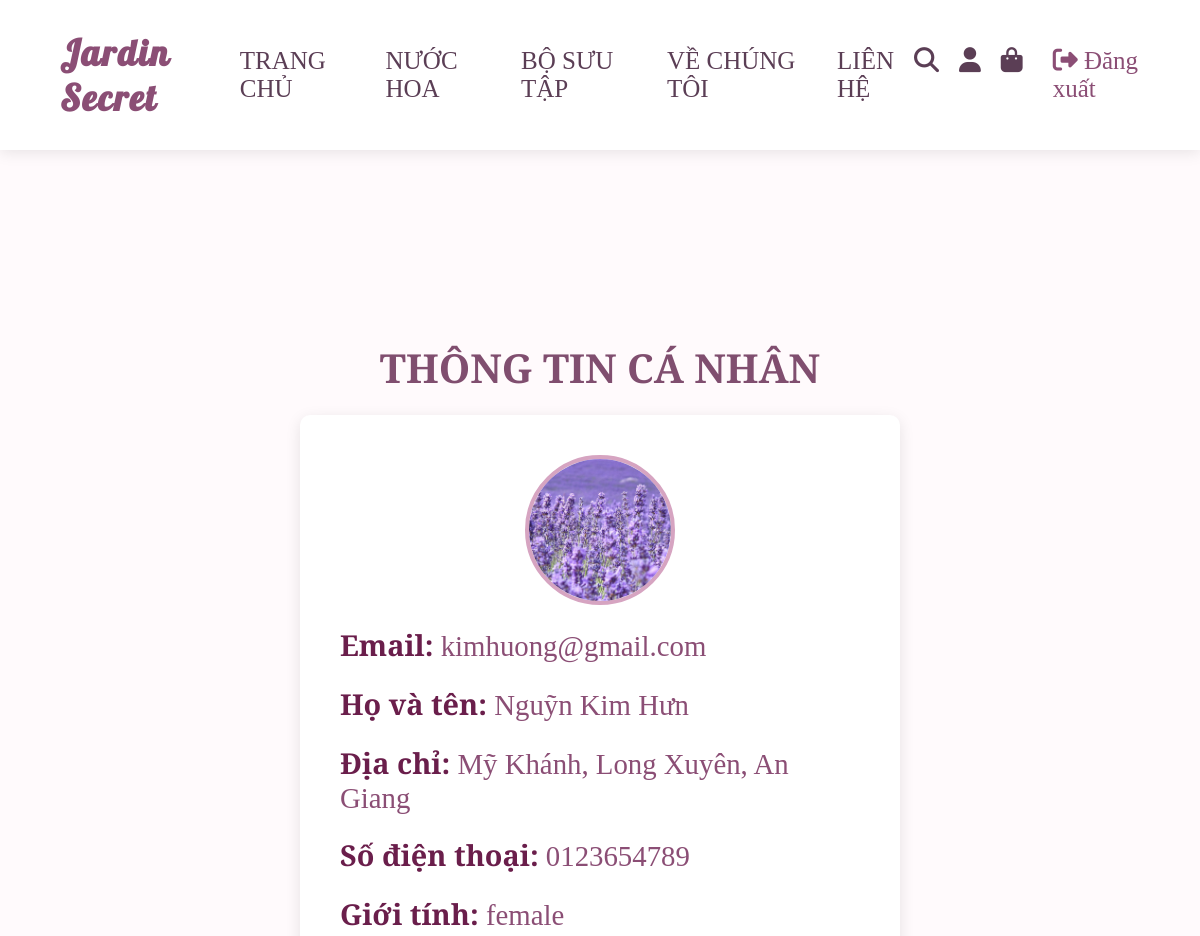
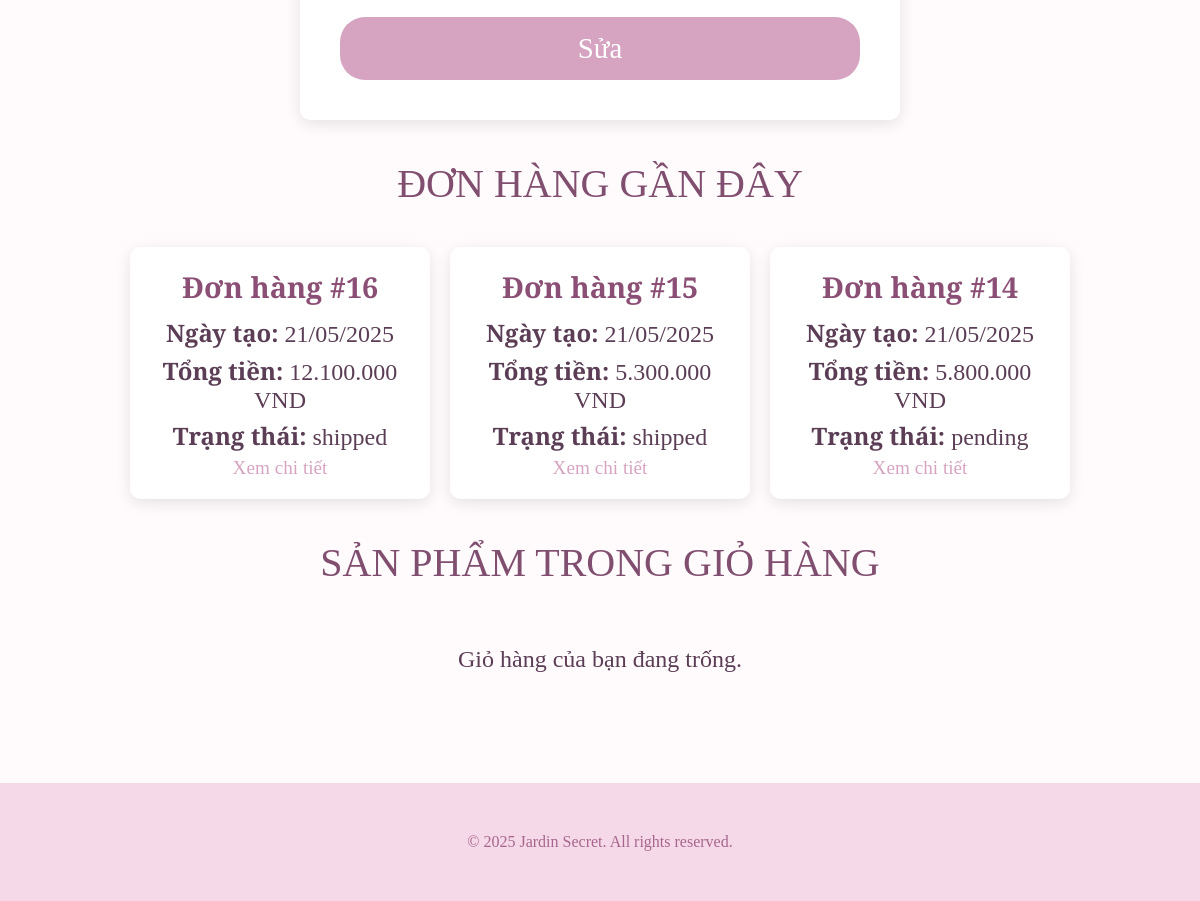
The app's page /profile.php (signed in) with its own data (2 pictures, top to bottom).
### tables this page shows
CREATE TABLE IF NOT EXISTS `customers` (
  `id` int(11) NOT NULL AUTO_INCREMENT,
  `user_id` int(11) NOT NULL,
  `full_name` varchar(100) NOT NULL,
  `address` text,
  `phone` varchar(20) DEFAULT NULL,
  `created_at` timestamp NOT NULL DEFAULT CURRENT_TIMESTAMP,
  `gender` varchar(10) DEFAULT NULL COMMENT 'Giới tính: Nam/Nữ/Khác',
  `avatar` varchar(255) DEFAULT NULL,
  PRIMARY KEY (`id`),
  KEY `user_id` (`user_id`)
);

CREATE TABLE IF NOT EXISTS `taikhoan` (
  `id` int(11) NOT NULL AUTO_INCREMENT,
  `tendangnhap` varchar(50) NOT NULL,
  `matkhau` varchar(255) NOT NULL,
  `vaitro` enum('admin','user') DEFAULT 'user',
  `email` varchar(255) DEFAULT NULL,
  `created_at` timestamp NOT NULL DEFAULT CURRENT_TIMESTAMP,
  PRIMARY KEY (`id`),
  UNIQUE KEY `tendangnhap` (`tendangnhap`),
  UNIQUE KEY `email` (`email`)
);

CREATE TABLE IF NOT EXISTS `orders` (
  `id` int(11) NOT NULL AUTO_INCREMENT,
  `user_id` int(11) DEFAULT NULL,
  `total_amount` decimal(10,2) NOT NULL,
  `status` enum('pending','processing','shipped','delivered','cancelled') DEFAULT 'pending',
  `created_at` timestamp NOT NULL DEFAULT CURRENT_TIMESTAMP,
  PRIMARY KEY (`id`),
  KEY `fk_orders_customer` (`user_id`)
);

### profile.php (the view, shortened to what this page needs)
<?php
require_once 'connect.php';
$user_id = isset($_SESSION['user_id']) ? $_SESSION['user_id'] : null;
try {
    $query_taikhoan = "SELECT email FROM taikhoan WHERE id = ?";
    $stmt_taikhoan = mysqli_prepare($conn, $query_taikhoan);
    mysqli_stmt_bind_param($stmt_taikhoan, 'i', $user_id);
    mysqli_stmt_execute($stmt_taikhoan);
    $result_taikhoan = mysqli_stmt_get_result($stmt_taikhoan);
    $taikhoan = mysqli_fetch_assoc($result_taikhoan);
    $query_customers = "SELECT * FROM customers WHERE user_id = ?";
    $stmt_customers = mysqli_prepare($conn, $query_customers);
    mysqli_stmt_bind_param($stmt_customers, 'i', $user_id);
    mysqli_stmt_execute($stmt_customers);
    $result_customers = mysqli_stmt_get_result($stmt_customers);
    $customers_data = mysqli_fetch_assoc($result_customers);
} catch (Exception $e) {
    $error = "Lỗi khi lấy thông tin: " . $e->getMessage();
    error_log("Lỗi lấy thông tin: " . $e->getMessage());
}
try {
    $query_orders = "SELECT * FROM orders WHERE user_id = ? ORDER BY created_at DESC LIMIT 3";
    $stmt_orders = mysqli_prepare($conn, $query_orders);
    mysqli_stmt_bind_param($stmt_orders, 'i', $user_id);
    mysqli_stmt_execute($stmt_orders);
    $result_orders = mysqli_stmt_get_result($stmt_orders);
    $orders = array();
    while ($row = mysqli_fetch_assoc($result_orders)) {
        $orders[] = $row;
    }
    $cart_items = array();
} catch (Exception $e) {
    $error = "Lỗi khi lấy dữ liệu khung: " . $e->getMessage();
    error_log("Lỗi lấy dữ liệu khung: " . $e->getMessage());
}
$edit_mode = false;
?>
<!DOCTYPE html>
<html lang="vi">
<head>
    <link rel="stylesheet" href="https://cdnjs.cloudflare.com/ajax/libs/font-awesome/6.4.0/css/all.min.css">
    <link rel="stylesheet" href="css/profile-style.css">
</head>
<body>
    <header>
        <nav>
            <div class="logo">Jardin Secret</div>
            <div class="nav-links">
                <a href="dashboard.php">TRANG CHỦ</a>
                <a href="products.php">NƯỚC HOA</a>
                <a href="collections.php">BỘ SƯU TẬP</a>
                <a href="about.php">VỀ CHÚNG TÔI</a>
                <a href="contact.php">LIÊN HỆ</a>
            </div>
            <div class="icons">
                <a href="search.php"><i class="fas fa-search"></i></a>
                <a href="profile.php"><i class="fas fa-user"></i></a>
                <a href="cart.php"><i class="fas fa-shopping-bag"></i></a>
                <a href="?logout=1" style="color: #8b4e75; text-decoration: none; margin-left: 10px;">
                    <i class="fas fa-sign-out-alt"></i> Đăng xuất
                </a>
            </div>
        </nav>
    </header>
    <section class="profile-container">
        <h1 class="section-title">THÔNG TIN CÁ NHÂN</h1>
        <div class="profile-content">
            <?php if (!$edit_mode): ?>
                <div class="avatar-section">
                    <div class="avatar-frame">
                        <?php
                        $base_url = '/LTW/';
                        $display_avatar = 'https://via.placeholder.com/150';
                        if (isset($customers_data['avatar']) && !empty($customers_data['avatar'])) {
                            $display_avatar = $base_url . $customers_data['avatar'];
                        } else {
                            error_log("Avatar không có trong database hoặc rỗng.");
                        }
                        ?>
                        <img src="<?php echo htmlspecialchars($display_avatar, ENT_QUOTES, 'UTF-8'); ?>" alt="Avatar" class="avatar-img">
                    </div>
                </div>
                <div class="info-display">
                    <p><strong>Email:</strong> <?php echo htmlspecialchars($taikhoan['email'], ENT_QUOTES, 'UTF-8'); ?></p>
                    <p><strong>Họ và tên:</strong> <?php echo htmlspecialchars($customers_data['full_name'], ENT_QUOTES, 'UTF-8'); ?></p>
                    <p><strong>Địa chỉ:</strong> <?php echo htmlspecialchars($customers_data['address'], ENT_QUOTES, 'UTF-8'); ?></p>
                    <p><strong>Số điện thoại:</strong> <?php echo htmlspecialchars($customers_data['phone'], ENT_QUOTES, 'UTF-8'); ?></p>
                    <p><strong>Giới tính:</strong> <?php echo htmlspecialchars($customers_data['gender'], ENT_QUOTES, 'UTF-8'); ?></p>
                    <form method="POST" action="">
                        <button type="submit" name="edit" class="save-btn">Sửa</button>
                    </form>
                </div>
            <?php endif; ?>
        </div>
        <div class="section-titlee">ĐƠN HÀNG GẦN ĐÂY</div>
        <div class="orders-grid">
            <?php if (empty($orders)): ?>
                <p class="no-data">Bạn chưa có đơn hàng nào.</p>
            <?php else: ?>
                <?php foreach ($orders as $order): ?>
                    <div class="order-card">
                        <h3>Đơn hàng #<?php echo htmlspecialchars($order['id'], ENT_QUOTES, 'UTF-8'); ?></h3>
                        <p><strong>Ngày tạo:</strong> <?php echo htmlspecialchars(date('d/m/Y', strtotime($order['created_at'])), ENT_QUOTES, 'UTF-8'); ?></p>
                        <p><strong>Tổng tiền:</strong> <?php echo number_format($order['total_amount'], 0, ',', '.') . ' VND'; ?></p>
                        <p><strong>Trạng thái:</strong> <?php echo htmlspecialchars($order['status'], ENT_QUOTES, 'UTF-8'); ?></p>
                        <a href="order_details.php?id=<?php echo $order['id']; ?>" class="view-details">Xem chi tiết</a>
                    </div>
                <?php endforeach; ?>
            <?php endif; ?>
        </div>
        <div class="section-titlee">SẢN PHẨM TRONG GIỎ HÀNG</div>
        <div class="cart-grid">
            <?php if (empty($cart_items)): ?>
                <p class="no-data">Giỏ hàng của bạn đang trống.</p>
            <?php endif; ?>
        </div>
    </section>
    <footer>
        <p>© <?php echo date("Y"); ?> Jardin Secret. All rights reserved.</p>
    </footer>
</body>
</html>

### css/profile-style.css (style rules this page uses)
* { margin: 0; padding: 0; box-sizing: border-box; font-family: 'Playfair Display', serif; }
body { background: #fffafc; color: #5b3e55; }
header { background: rgba(255, 255, 255, 0.95); box-shadow: 0 2px 15px rgba(0, 0, 0, 0.1); position: relative; min-height: 100px; width: 100%; top: 0; z-index: 1000; }
.logo { font-family: 'Lobster', cursive; font-size: 36px; font-weight: 700; color: #8b4e75; letter-spacing: 2px; }
nav { display: flex; justify-content: space-between; align-items: center; padding: 30px 60px; }
.nav-links { display: flex; gap: 30px; }
.nav-links a { font-family: 'sans-serif'; font-size: 25px; text-decoration: none; color: #5b3e55; font-weight: 500; transition: all 0.3s; position: relative; }
.nav-links a::after { content: ''; position: absolute; width: 0; height: 2px; background: #d6a4c1; bottom: -5px; left: 0; transition: width 0.3s; }
.icons { display: flex; gap: 20px; }
.icons a { font-size: 25px; color: #5b3e55; transition: all 0.3s; }
.profile-container { margin-top: 100px; padding: 50px 60px; }
.section-title { text-align: center; font-size: 2.5rem; color: #804e6f; margin-top: 40px; margin-bottom: 20px; }
.section-titlee { text-align: center; font-size: 2.5rem; color: #804e6f; margin-top: 40px; margin-bottom: 40px; }
.profile-content { max-width: 600px; margin: 0 auto; background: #fff; border-radius: 10px; box-shadow: 0 4px 15px rgba(0, 0, 0, 0.1); padding: 40px; transition: transform 0.3s; }
.avatar-section { text-align: center; margin-bottom: 20px; position: relative; }
.avatar-frame { width: 150px; height: 150px; border-radius: 50%; overflow: hidden; border: 4px solid #d6a4c1; margin: 0 auto; background: #f5f5f5; }
.avatar-img { width: 100%; height: 100%; object-fit: cover; }
.info-display { display: flex; flex-direction: column; gap: 20px; }
.info-display p { font-size: 1.8rem; color: #8b4e75; }
.info-display p strong { color: #6a1e4b; }
.profile-content form { display: flex; flex-direction: column; gap: 20px; }
.save-btn { font-size: 1.8rem; padding: 15px 40px; background: #d6a4c1; color: white; border: none; border-radius: 25px; cursor: pointer; transition: background 0.3s; }
.orders-grid { display: flex; flex-wrap: wrap; gap: 20px; justify-content: center; }
.order-card { max-width: 300px; background: #fff; border-radius: 10px; box-shadow: 0 4px 15px rgba(0, 0, 0, 0.1); padding: 20px; text-align: center; transition: transform 0.3s; }
.order-card h3 { font-size: 1.8rem; color: #8b4e75; margin-bottom: 10px; }
.order-card p { font-size: 1.5rem; color: #5b3e55; margin: 5px 0; }
.order-card .view-details { font-size: 1.2rem; color: #d6a4c1; text-decoration: none; transition: color 0.3s; }
.cart-grid { display: flex; flex-wrap: wrap; gap: 20px; justify-content: center; }
.no-data { font-size: 1.5rem; color: #5b3e55; text-align: center; margin: 20px 0; }
footer { background: #f6d9e9; color: #a6668c; padding: 50px; text-align: center; margin-top: 40px; }

### records on screen
customers: avatar (picture), full_name "Nguỹn Kim Hưn", address "Mỹ Khánh, Long Xuyên, An Giang", phone "0123654789", gender "female"
taikhoan: email "kimhuong@gmail.com"
orders: id "16", created_at "21/05/2025", total_amount "12.100.000", status "shipped"
orders: id "15", created_at "21/05/2025", total_amount "5.300.000", status "shipped"
orders: id "14", created_at "21/05/2025", total_amount "5.800.000", status "pending"
